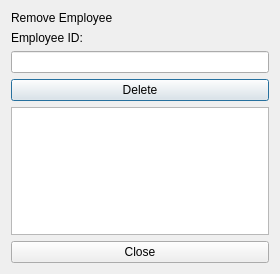
<?xml version="1.0" encoding="UTF-8"?>
<ui version="4.0">
 <class>Removename</class>
 <widget class="QDialog" name="Removename">
  <property name="geometry">
   <rect>
    <x>0</x>
    <y>0</y>
    <width>280</width>
    <height>274</height>
   </rect>
  </property>
  <property name="windowTitle">
   <string>removename — The Dollar Tracker</string>
  </property>
  <layout class="QVBoxLayout" name="layout">
   <item>
    <widget class="QLabel" name="title">
     <property name="text">
      <string>Remove Employee</string>
     </property>
    </widget>
   </item>
   <item>
    <widget class="QLabel" name="label">
     <property name="text">
      <string>Employee ID:</string>
     </property>
    </widget>
   </item>
   <item>
    <widget class="QLineEdit" name="editId"/>
   </item>
   <item>
    <widget class="QPushButton" name="deleteBtn">
     <property name="text">
      <string>Delete</string>
     </property>
    </widget>
   </item>
   <item>
    <widget class="QTextEdit" name="area"/>
   </item>
   <item>
    <widget class="QPushButton" name="closeBtn">
     <property name="text">
      <string>Close</string>
     </property>
    </widget>
   </item>
  </layout>
 </widget>
 <resources/>
 <connections/>
</ui>
